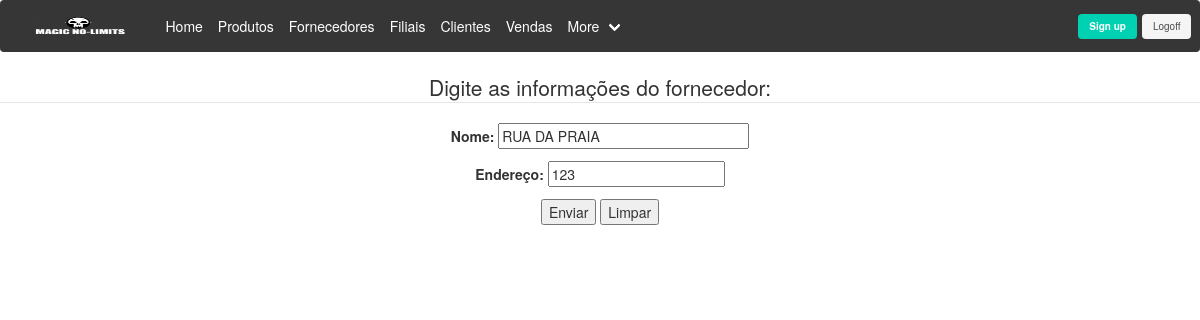
Before: /index.php?pg=atualizaforn&id_forn=22 (signed in) with the older database file.
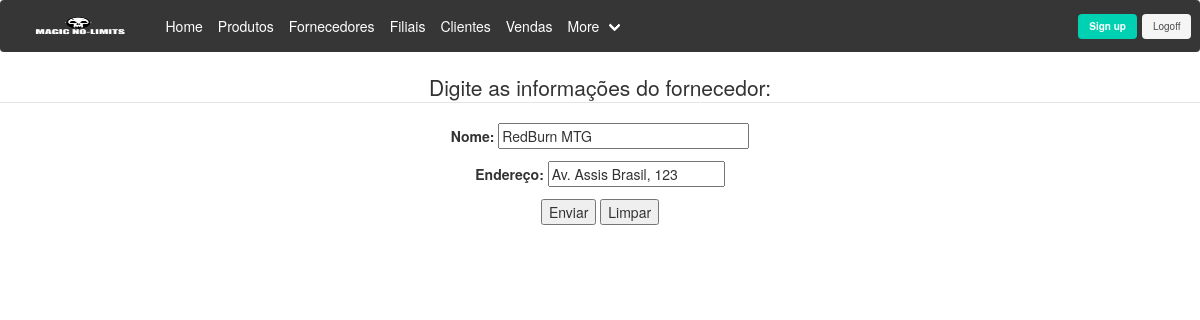
After: the same page with the newer database file.
### tables this page shows
CREATE TABLE `fornecedor` (
  `id_fornecedor` int(5) NOT NULL,
  `nome` varchar(255) NOT NULL,
  `ende` varchar(255) NOT NULL
);

### inc.atualizaforn.php (the view, shortened to what this page needs)
<?php
    (isset($_REQUEST['id_forn']) and !empty($_REQUEST['id_forn'])) ? $id_forn = $_REQUEST['id_forn'] : $erro = true;
    require_once('inc.connect.php');
    $query = 'SELECT id_fornecedor, nome, ende
    FROM fornecedor WHERE id_fornecedor='.$id_forn;
    $res = mysql_query($query, $link) or die(mysql_error());
    $content = mysql_fetch_assoc($res);
?>
<form id="registro" action="acao_cadastroforn.php" method="post">
    <legend>Digite as informações do fornecedor:</legend>
    <fieldset>
        <p>
            <label for="nome">Nome: </label>
            <?php
                echo '<input name="nome" id="nome" type="text" size="30" value="'.$content['nome'].'"/>'
            ?>
           </p>
        <p>
            <label for="ende">Endereço:</label>
            <?php
                echo '<input name="ende" id="ende" type="text" value="'.$content['ende'].'"/>';
            ?>
        </p>
    </fieldset>
    <p>
        <input type="submit" value="Enviar" id="enviar"/>
        <input type="reset" value="Limpar" id="reset"/>
    </p>
</form>

Changed rows visible on the page:
changed fornecedor: nome "RUA DA PRAIA" → "RedBurn MTG"; ende "123" → "Av. Assis Brasil, 123"
